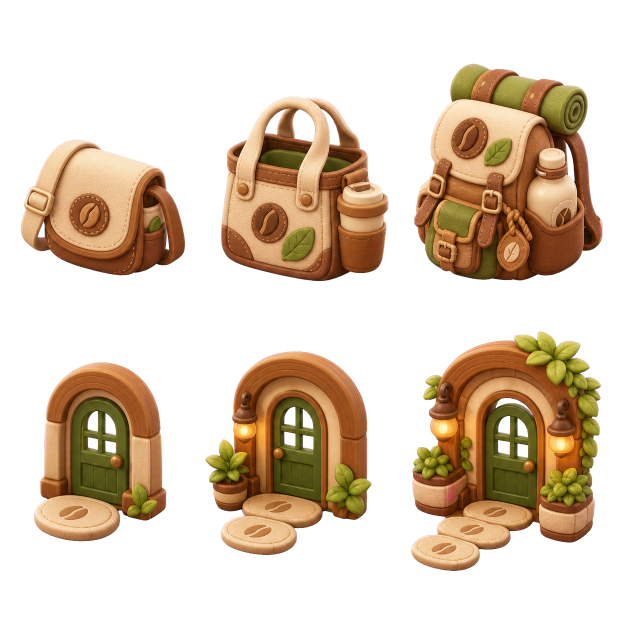
#> input picture art-source/katchimeras/achievement-trophies/baristabbit-v1-sheet-b-alpha.png, 1254 x 1254 px, given in place of mossprout-merge-island-portrait-v1-alpha.png, which was not available (shown at 1/2 size)
$ python package-mossprout-portrait-merge-island.py
#> lines starting #> are read from the running program, lines starting #| are printed output that depends on the picture; after the words box and inside, x2 and y2 are one past the last pixel; in counts of white or black regions, pixels touching at a corner belong together; pictures that were not available may be replaced by others from this repository, and a replacement may not be noted
### .tmp-steppling-baseline/katchimeras/scripts/hex_tile_alpha.py
"""Shared alpha-edge processing for generated Kingdom hex-tile artwork."""

from __future__ import annotations

from PIL import Image, ImageFilter
import numpy as np


def resize_rgba_premultiplied(image: Image.Image, size: tuple[int, int]) -> Image.Image:
    """Resize RGBA without allowing transparent RGB to darken the boundary."""

    rgba = image.convert("RGBA")
    alpha = np.asarray(rgba.getchannel("A"), dtype=np.float32) / 255.0
    rgb = np.asarray(rgba.convert("RGB"), dtype=np.float32) / 255.0
    premultiplied = rgb * alpha[:, :, None]

    resized_alpha = np.asarray(
        Image.fromarray(alpha, mode="F").resize(size, Image.Resampling.LANCZOS),
        dtype=np.float32,
    )
    resized_premultiplied = np.stack(
        [
            np.asarray(
                Image.fromarray(premultiplied[:, :, channel], mode="F").resize(
                    size, Image.Resampling.LANCZOS
                ),
                dtype=np.float32,
            )
            for channel in range(3)
        ],
        axis=2,
    )
    resized_alpha = np.clip(resized_alpha, 0.0, 1.0)
    resized_rgb = np.clip(
        resized_premultiplied / np.maximum(resized_alpha[:, :, None], 1.0 / 255.0),
        0.0,
        1.0,
    )
    result = np.dstack(
        (np.rint(resized_rgb * 255.0), np.rint(resized_alpha * 255.0))
    ).astype(np.uint8)
    result[result[:, :, 3] == 0, :3] = 0
    return Image.fromarray(result, mode="RGBA")


def _pull_partial_edge_rgb_inward(rgba: Image.Image, iterations: int = 4) -> np.ndarray:
    """Pad partial-alpha RGB from the locally most-opaque inward neighbour."""

    pixels = np.asarray(rgba.convert("RGBA"))
    alpha = pixels[:, :, 3]
    rgb = pixels[:, :, :3].copy()
    height, width = alpha.shape
    partial = (alpha > 0) & (alpha < 255)
    for _ in range(iterations):
        padded_alpha = np.pad(alpha, 1, mode="edge")
        padded_rgb = np.pad(rgb, ((1, 1), (1, 1), (0, 0)), mode="edge")
        best_alpha = alpha.copy()
        best_rgb = rgb.copy()
        for offset_y in range(3):
            for offset_x in range(3):
                candidate_alpha = padded_alpha[
                    offset_y : offset_y + height,
                    offset_x : offset_x + width,
                ]
                take = candidate_alpha > best_alpha
                best_alpha = np.where(take, candidate_alpha, best_alpha)
                best_rgb = np.where(
                    take[:, :, None],
                    padded_rgb[
                        offset_y : offset_y + height,
                        offset_x : offset_x + width,
                    ],
                    best_rgb,
                )
        rgb = np.where(partial[:, :, None], best_rgb, rgb)
    return rgb


def postprocess_hex_tile_edges(rgba: Image.Image, _source: Image.Image) -> Image.Image:
    """Soften the immediate black-matted boundary without deeper source cuts."""

    rgba = rgba.convert("RGBA")
    pixels = np.asarray(rgba).copy()
    original_alpha = pixels[:, :, 3].copy()
    pixels[:, :, :3] = _pull_partial_edge_rgb_inward(rgba)

    alpha_image = Image.fromarray(original_alpha, mode="L")
    contracted = alpha_image.filter(ImageFilter.MinFilter(3)).filter(
        ImageFilter.GaussianBlur(0.45)
    )
    cleaned_alpha = np.minimum(original_alpha, np.asarray(contracted)).astype(np.uint8)

    visible = original_alpha > 0
    reduced = visible & (cleaned_alpha < original_alpha)
    reduction_fraction = float(np.count_nonzero(reduced)) / max(1, int(np.count_nonzero(visible)))

    pixels[:, :, 3] = cleaned_alpha
    print(
        "boundary-edge cleanup:",
        int(np.count_nonzero(reduced)),
        "px;",
        f"{reduction_fraction:.2%} of visible matte",
    )
    return Image.fromarray(pixels, mode="RGBA")

### .tmp-steppling-baseline/katchimeras/scripts/package-mossprout-portrait-merge-island.py
#!/usr/bin/env python3
"""Package the approved portrait Mossprout merge island into runtime WebP LODs."""

from __future__ import annotations

import argparse
from pathlib import Path

import numpy as np
from PIL import Image

from hex_tile_alpha import postprocess_hex_tile_edges, resize_rgba_premultiplied


ROOT = Path(__file__).resolve().parents[1]
DEFAULT_SOURCE = (
    ROOT
    / "design"
    / "square-haven-v1"
    / "mossprout-merge-island-portrait-v1-alpha.png"
)
OUTPUT_ROOT = ROOT / "assets" / "images" / "katchimeras" / "world" / "square"
MASTER_SIZE = (1024, 1488)
OUTPUTS = (
    ("mossprout-merge-island-portrait-v1.webp", (1024, 1488), 94),
    ("mossprout-merge-island-portrait-v1-512.webp", (512, 744), 92),
    ("mossprout-merge-island-portrait-v1-256.webp", (256, 372), 88),
)


def fit_master(source: Image.Image) -> Image.Image:
    """Fit without distorting the generated camera or silhouette."""

    source = source.convert("RGBA")
    scale = min(MASTER_SIZE[0] / source.width, MASTER_SIZE[1] / source.height)
    size = (round(source.width * scale), round(source.height * scale))
    fitted = resize_rgba_premultiplied(source, size)
    master = Image.new("RGBA", MASTER_SIZE, (0, 0, 0, 0))
    master.alpha_composite(
        fitted,
        ((MASTER_SIZE[0] - size[0]) // 2, (MASTER_SIZE[1] - size[1]) // 2),
    )
    return master


def validate(source: Image.Image) -> None:
    alpha = source.getchannel("A")
    if alpha.getbbox() is None:
        raise SystemExit("Portrait merge-island source contains no visible pixels.")
    corners = (
        (0, 0),
        (source.width - 1, 0),
        (0, source.height - 1),
        (source.width - 1, source.height - 1),
    )
    if any(alpha.getpixel(point) for point in corners):
        raise SystemExit("Portrait merge-island source must have transparent corners.")


def remove_chroma_spill(source: Image.Image) -> Image.Image:
    """Drop residual magenta matte pixels; magenta is forbidden in this asset."""

    rgba = np.asarray(source.convert("RGBA")).copy()
    red = rgba[:, :, 0].astype(np.int16)
    green = rgba[:, :, 1].astype(np.int16)
    blue = rgba[:, :, 2].astype(np.int16)
    spill = (
        (rgba[:, :, 3] > 0)
        & (red > green + 35)
        & (blue > green + 25)
        & (red > 120)
        & (blue > 120)
    )
    rgba[spill, 3] = 0
    print("chroma-spill cleanup:", int(np.count_nonzero(spill)), "px")
    return Image.fromarray(rgba, "RGBA")


def main() -> None:
    parser = argparse.ArgumentParser(description=__doc__)
    parser.add_argument("--source", type=Path, default=DEFAULT_SOURCE)
    args = parser.parse_args()

    source_path = args.source if args.source.is_absolute() else ROOT / args.source
    with Image.open(source_path) as opened:
#> opened is the input picture: PIL image 1254x1254 RGBA; mean R, G, B, A 59.9, 43, 24.5, 93.7
        source = opened.convert("RGBA")
    validate(source)
    source = remove_chroma_spill(source)
#> in remove_chroma_spill, `green = rgba[:, :, 1].astype(np.int16)`:
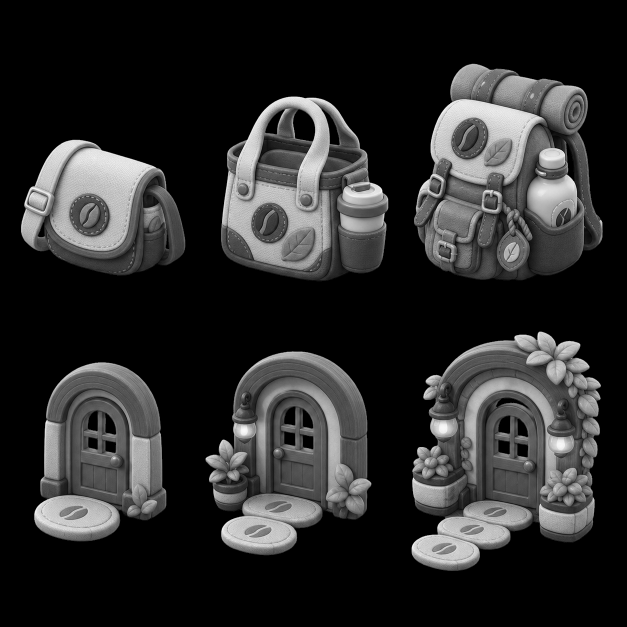
#> green: shape (1254, 1254) int16 (shown at 1/2 size); min 0, max 255, mean 43
#> in remove_chroma_spill, `spill = ( (rgba[:, :, 3] > 0) & (red > green + 35) & (blue > green + 2..`: spill: shape (1254, 1254) bool; every value is 0
#| chroma-spill cleanup: 0 px
    source = postprocess_hex_tile_edges(source, source)
#> in _pull_partial_edge_rgb_inward, `partial = (alpha > 0) & (alpha < 255)`:
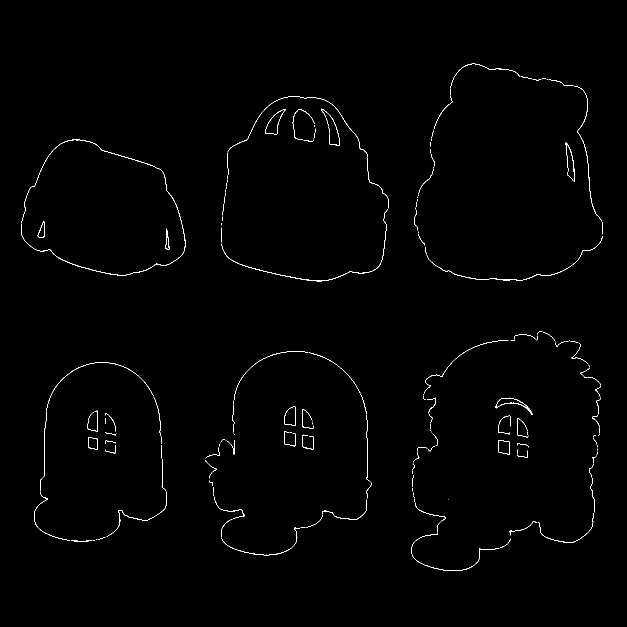
#> partial: shape (1254, 1254) bool (shown at 1/2 size); 0.67% white in thin lines or dots, all inside (x1, y1, x2, y2) = (42, 127, 1206, 1142)
#> after the loop in _pull_partial_edge_rgb_inward, `for _ in range(iterations):`: take: shape (1254, 1254) bool; 0.19% white in thin lines or dots, all inside (x1, y1, x2, y2) = (41, 126, 1177, 1100)
#> in postprocess_hex_tile_edges, `visible = original_alpha > 0`:
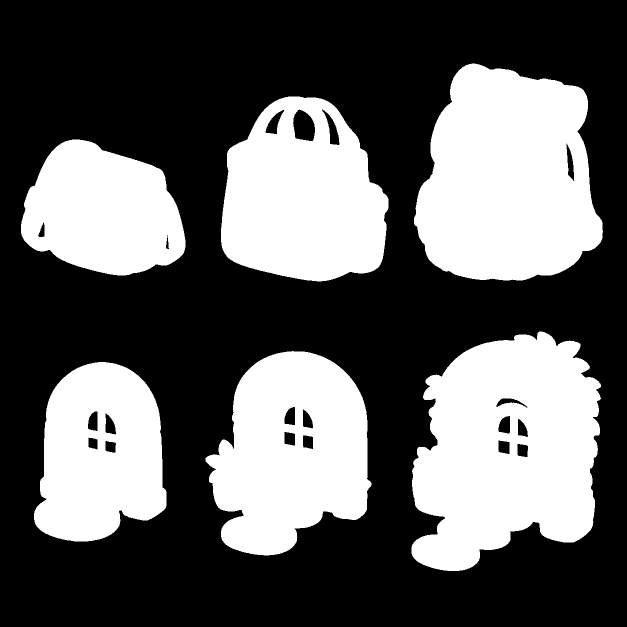
#> visible: shape (1254, 1254) bool (shown at 1/2 size); 37.2% white; 6 white regions, box (x1, y1, x2, y2) and area: (823, 663, 1202, 1142) 134064, (828, 127, 1206, 561) 125912, (411, 702, 743, 1111) 95608, (442, 193, 777, 563) 92096, (68, 724, 333, 1083) 72259, (42, 279, 371, 551) 65159
#> in postprocess_hex_tile_edges, `reduced = visible & (cleaned_alpha < original_alpha)`:
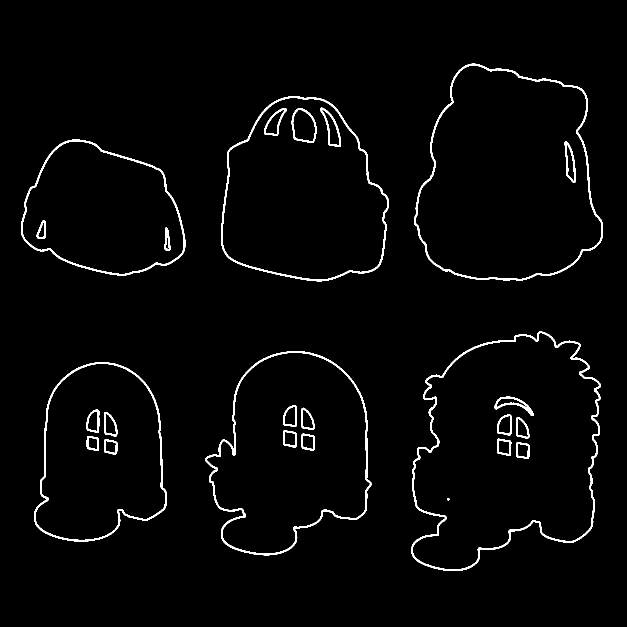
#> reduced: shape (1254, 1254) bool (shown at 1/2 size); 2.3% white; 26 white regions, largest, box (x1, y1, x2, y2) and area: (823, 663, 1202, 1142) 6485, (411, 702, 743, 1111) 4909, (828, 127, 1206, 561) 4828
#> in postprocess_hex_tile_edges, `reduction_fraction = float(np.count_nonzero(reduced)) / max(1, int(np...`: reduction_fraction = 0.0606
#> in postprocess_hex_tile_edges, `pixels[:, :, 3] = cleaned_alpha`: pixels: shape (1254, 1254, 4); mean R, G, B, A 60.6, 43.4, 24.7, 91.7
#| boundary-edge cleanup: 35437 px; 6.06% of visible matte
    master = fit_master(source)
#> in resize_rgba_premultiplied, `resized_rgb = np.clip( resized_premultiplied / np.maximum(resized_alph..`:
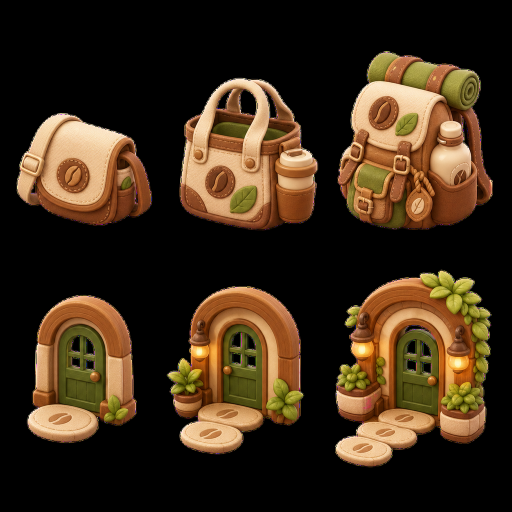
#> resized_rgb: shape (1024, 1024, 3) float32 (shown at 1/2 size); mean R, G, B 0.239, 0.172, 0.0982
#> in resize_rgba_premultiplied, `result[result[:, :, 3] == 0, :3] = 0`:
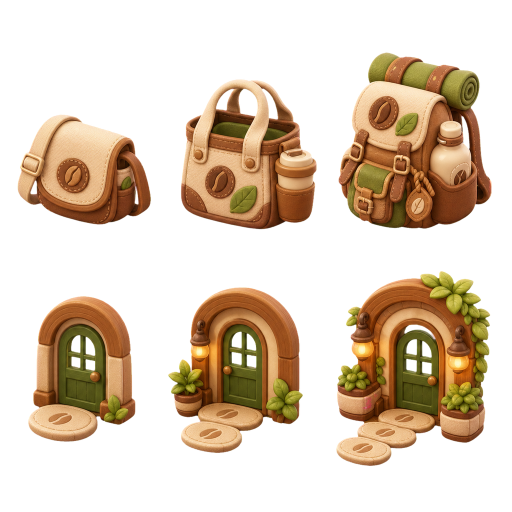
#> result: shape (1024, 1024, 4) (shown at 1/2 size); mean R, G, B, A 60.6, 43.5, 24.7, 91.7; transparent parts drawn white
#> in fit_master, `master = Image.new("RGBA", MASTER_SIZE, (0, 0, 0, 0))`: master: PIL image 1024x1488 RGBA; every value is 0
#> in fit_master, `master.alpha_composite( fitted, ((MASTER_SIZE[0] - size[0]) // 2, (MAS..`:
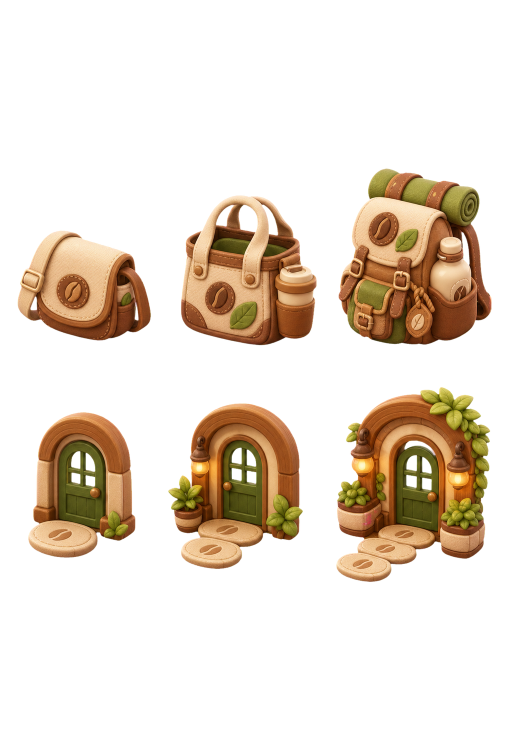
#> master: PIL image 1024x1488 RGBA (shown at 1/2 size); mean R, G, B, A 41.7, 30, 17, 63.1; transparent parts drawn white

    OUTPUT_ROOT.mkdir(parents=True, exist_ok=True)
    for name, size, quality in OUTPUTS:
        output = OUTPUT_ROOT / name
        image = master if size == MASTER_SIZE else resize_rgba_premultiplied(master, size)
        image.save(output, "WEBP", quality=quality, alpha_quality=100, method=6, exact=True)
        print(f"Wrote {output.relative_to(ROOT)} ({size[0]}x{size[1]}, {output.stat().st_size} bytes)")


if __name__ == "__main__":
#> (the run stopped early here; a loop or call above may not have finished)
